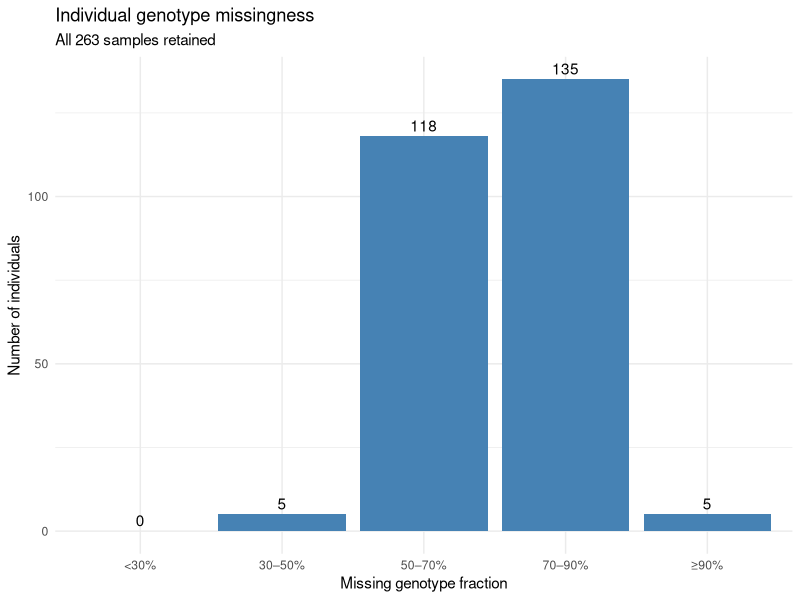
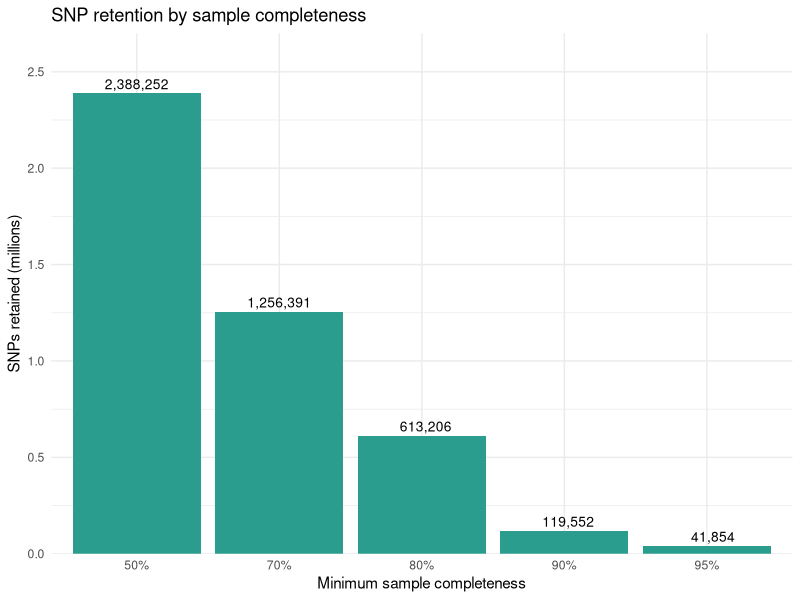

Write the R code that produced these figures, in order.
## ---- chunk 1
install.packages(c("rmarkdown", "knitr", "ggplot2"))
library(ggplot2)

missingness <- data.frame(
  category = factor(
    c("<30%", "30–50%", "50–70%", "70–90%", "≥90%"),
    levels = c("<30%", "30–50%", "50–70%", "70–90%", "≥90%")
  ),
  individuals = c(0, 5, 118, 135, 5)
)

ggplot(missingness, aes(x = category, y = individuals)) +
  geom_col(fill = "#4682B4") +
  geom_text(aes(label = individuals), vjust = -0.4) +
  labs(
    title = "Individual genotype missingness",
    subtitle = "All 263 samples retained",
    x = "Missing genotype fraction",
    y = "Number of individuals"
  ) +
  theme_minimal()
## ---- chunk 2
completeness <- data.frame(
  threshold = factor(
    c("50%", "70%", "80%", "90%", "95%"),
    levels = c("50%", "70%", "80%", "90%", "95%")
  ),
  snps = c(2388252, 1256391, 613206, 119552, 41854)
)

ggplot(completeness, aes(x = threshold, y = snps / 1e6)) +
  geom_col(fill = "#2A9D8F") +
  geom_text(
    aes(label = format(snps, big.mark = ",", scientific = FALSE)),
    vjust = -0.4,
    size = 3.5
  ) +
  scale_y_continuous(
    limits = c(0, 2.7),
    expand = expansion(mult = c(0, 0))
  ) +
  labs(
    title = "SNP retention by sample completeness",
    x = "Minimum sample completeness",
    y = "SNPs retained (millions)"
  ) +
  theme_minimal()
